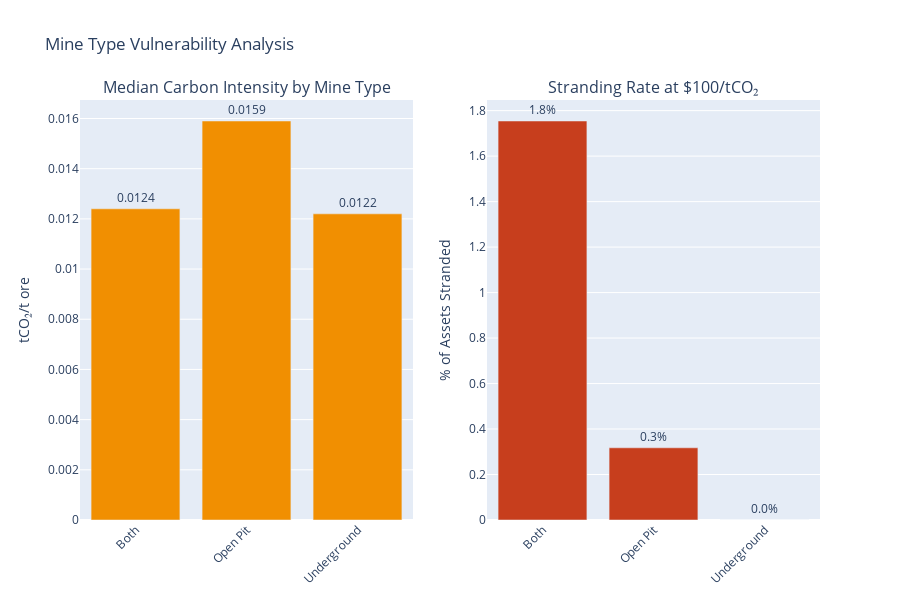

Notebook code cell kept with this figure:
### Code cell
# Visualization: Mine type comparison
fig5 = make_subplots(
    rows=1, cols=2,
    subplot_titles=('Median Carbon Intensity by Mine Type', 'Stranding Rate at $100/tCO₂'),
    specs=[[{'type': 'bar'}, {'type': 'bar'}]]
)

# Intensity plot
fig5.add_trace(
    go.Bar(
        x=mine_type_analysis['Mine Type'],
        y=mine_type_analysis['Median Intensity'],
        marker_color='#F18F01',
        name='Intensity',
        text=mine_type_analysis['Median Intensity'].round(4),
        textposition='outside'
    ),
    row=1, col=1
)

# Stranding rate plot
fig5.add_trace(
    go.Bar(
        x=mine_type_analysis['Mine Type'],
        y=mine_type_analysis['Stranding Rate @$100'],
        marker_color='#C73E1D',
        name='Stranding Rate',
        text=[f"{val:.1f}%" for val in mine_type_analysis['Stranding Rate @$100']],
        textposition='outside'
    ),
    row=1, col=2
)

fig5.update_xaxes(tickangle=-45, row=1, col=1)
fig5.update_xaxes(tickangle=-45, row=1, col=2)
fig5.update_yaxes(title_text='tCO₂/t ore', row=1, col=1)
fig5.update_yaxes(title_text='% of Assets Stranded', row=1, col=2)

fig5.update_layout(
    height=600,
    title_text='Mine Type Vulnerability Analysis',
    showlegend=False
)

fig5.show()

### Figure 1 — Plotly figure (JSON) as saved in the notebook; plotly's stock layout.template omitted (floating-point values rounded to 4 significant figures)
{"data": [{"marker": {"color": "#F18F01"}, "name": "Intensity", "text": [0.0124, 0.0159, 0.0122], "textposition": "outside", "type": "bar", "x": ["Both", "Open Pit", "Underground"], "xaxis": "x", "y": [0.0124, 0.0159, 0.0122], "yaxis": "y"}, {"marker": {"color": "#C73E1D"}, "name": "Stranding Rate", "text": ["1.8%", "0.3%", "0.0%"], "textposition": "outside", "type": "bar", "x": ["Both", "Open Pit", "Underground"], "xaxis": "x2", "y": [1.754, 0.3175, 0], "yaxis": "y2"}], "layout": {"annotations": [{"font": {"size": 16}, "showarrow": false, "text": "Median Carbon Intensity by Mine Type", "x": 0.225, "xanchor": "center", "xref": "paper", "y": 1, "yanchor": "bottom", "yref": "paper"}, {"font": {"size": 16}, "showarrow": false, "text": "Stranding Rate at $100/tCO₂", "x": 0.775, "xanchor": "center", "xref": "paper", "y": 1, "yanchor": "bottom", "yref": "paper"}], "height": 600, "showlegend": false, "title": {"text": "Mine Type Vulnerability Analysis"}, "xaxis": {"anchor": "y", "domain": [0, 0.45], "tickangle": -45}, "xaxis2": {"anchor": "y2", "domain": [0.55, 1], "tickangle": -45}, "yaxis": {"anchor": "x", "domain": [0, 1], "title": {"text": "tCO₂/t ore"}}, "yaxis2": {"anchor": "x2", "domain": [0, 1], "title": {"text": "% of Assets Stranded"}}}}
